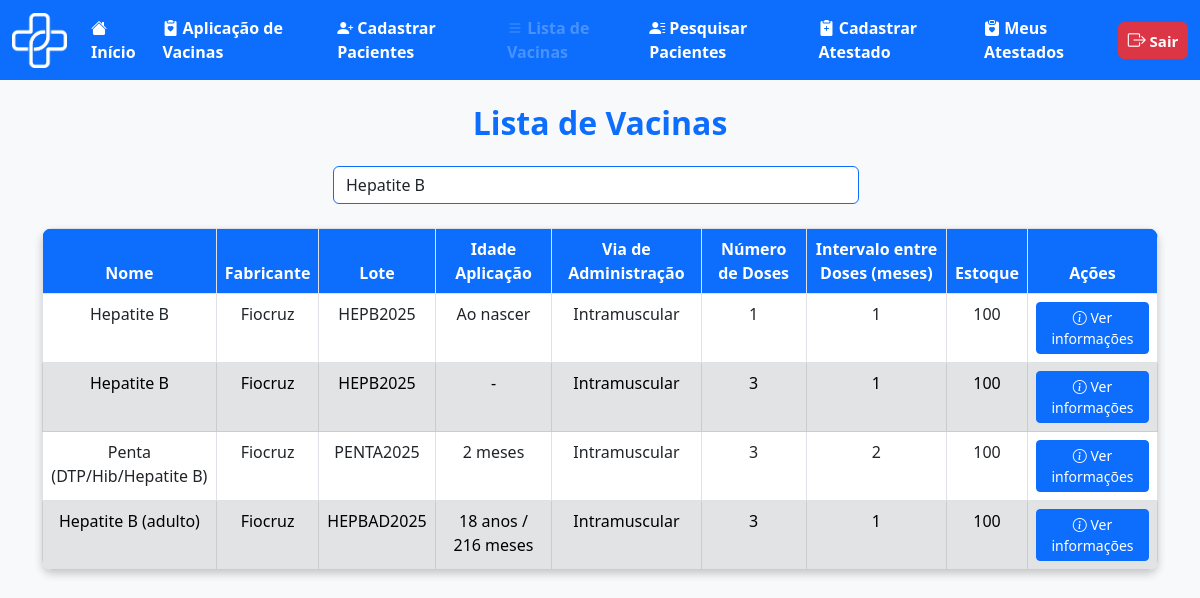
Page /medica/listavac.php?nome_vacina=Hepatite B (signed in) on the earlier database version.
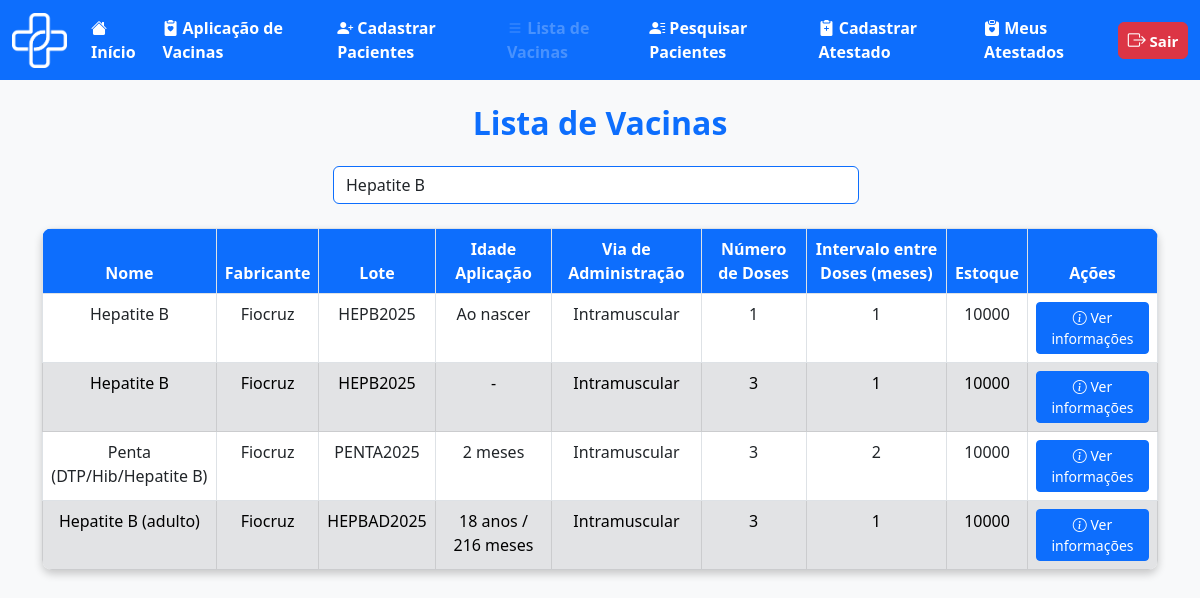
Same page on the later database version.
### tables this page shows
CREATE TABLE `vacina` (
  `id_vaci` int(11) NOT NULL,
  `nome_vaci` varchar(100) NOT NULL,
  `fabri_vaci` varchar(100) NOT NULL,
  `lote_vaci` varchar(50) NOT NULL,
  `idade_aplica` int(3) NOT NULL,
  `via_adimicao` varchar(50) NOT NULL,
  `n_dose` int(1) NOT NULL,
  `intervalo_dose` int(11) NOT NULL,
  `idade_meses_reco` smallint(6) DEFAULT NULL,
  `idade_anos_reco` smallint(6) DEFAULT NULL,
  `estoque` int(11) NOT NULL,
  `id_calendario` int(11) DEFAULT NULL
);

### medica/listavac.php (the view, shortened to what this page needs)
<?php
include('../outros/db_connect.php');
$nome_vacina = '';
if (isset($_GET['nome_vacina'])) {
    $nome_vacina = trim($_GET['nome_vacina']);
}
if (!empty($nome_vacina)) {
    $sql = "SELECT id_vaci, nome_vaci, fabri_vaci, lote_vaci, idade_aplica, via_adimicao, n_dose, intervalo_dose, estoque, idade_meses_reco, idade_anos_reco
            FROM vacina WHERE nome_vaci LIKE ?";
    $stmt = $conn->prepare($sql);
    $like_param = '%' . $nome_vacina . '%';
    $stmt->bind_param('s', $like_param);
    $stmt->execute();
    $result = $stmt->get_result();
} else {
    $sql = "SELECT id_vaci, nome_vaci, fabri_vaci, lote_vaci, idade_aplica, via_adimicao, n_dose, intervalo_dose, estoque, idade_meses_reco, idade_anos_reco
            FROM vacina";
    $result = $conn->query($sql);
}
$vacinas = [];
while ($row = $result->fetch_assoc()) {
    $idade_meses = (isset($row['idade_anos_reco']) ? intval($row['idade_anos_reco']) : 0) * 12 +
                   (isset($row['idade_meses_reco']) ? intval($row['idade_meses_reco']) : 0);
    if (($row['id_vaci'] == 22 || $row['id_vaci'] == 23) || ($idade_meses === 0)) {
        $idade_meses = -1;
    }
    $row['idade_total_meses'] = $idade_meses;
    $vacinas[] = $row;
}
usort($vacinas, function($a, $b) {
    return $a['idade_total_meses'] <=> $b['idade_total_meses'];
});
?>
<!DOCTYPE html>
<html lang="pt-BR">
<head>
    <link href="https://cdn.jsdelivr.net/npm/bootstrap-icons/font/bootstrap-icons.css" rel="stylesheet">
    <link href="https://cdn.jsdelivr.net/npm/bootstrap@5.3.0/dist/css/bootstrap.min.css" rel="stylesheet">
</head>
<body>
    <nav class="navbar navbar-expand-lg bg-primary" data-bs-theme="dark">
        <div class="container-fluid">
            <div class="d-flex align-items-center">
                <img src="../img/logo_vetor.png" alt="Logo DigitalVac" width="55" height="55" class="me-3">
            </div>
            <div class="collapse navbar-collapse" id="navbarNavAltMarkup">
                <div class="navbar-nav">
                    <a class="nav-link active fs-6 fw-bold" href="telainicio.php">
                        <i class="bi bi-house-fill"></i> Início
                    </a>
                    <a class="nav-link active fs-6 fw-bold" href="cadastroaplic.php">
                        <i class="bi bi-clipboard2-heart-fill"></i> Aplicação de Vacinas
                    </a>
                    <a class="nav-link active fs-6 fw-bold" href="cadastropac.html">
                        <i class="bi bi-person-plus-fill"></i> Cadastrar Pacientes
                    </a>
                    <a class="nav-link disabled fs-6 fw-bold" aria-disabled="true" href="listavac.php">
                        <i class="bi bi-list"></i> Lista de Vacinas
                    </a>
                    <a class="nav-link active fs-6 fw-bold" href="pesquisa_paciente.php">
                        <i class="bi bi-person-lines-fill"></i> Pesquisar Pacientes
                    </a>
                    <a class="nav-link active fs-6 fw-bold" href="cadastroatestado.php">
                        <i class="bi bi-clipboard2-plus-fill"></i> Cadastrar Atestado
                    </a>
                    <a class="nav-link active fs-6 fw-bold" href="atestado_medico.php">
                        <i class="bi bi-clipboard-heart-fill"></i> Meus Atestados
                    </a>
                </div>
                <ul class="navbar-nav ms-auto">
                    <li class="nav-item">
                        <a class="btn btn-danger fw-bold px-2 py-1" style="font-size: 15px; min-width: 70px;"
                            href="../outros/sair.php">
                            <i class="bi bi-box-arrow-right" style="font-size: 18px;"></i> Sair
                        </a>
                    </li>
                </ul>
            </div>
        </div>
    </nav>
    <div class="container mt-4">
        <h2 class="text-center text-primary fw-bold">Lista de Vacinas</h2>
        <div class="container-fluid col-md-6 mt-4">
            <form class="d-flex position-relative" role="search" id="form-pesquisa-vacina">
                <input class="form-control me-2 border border-primary" type="search" name="nome_vacina"
                    placeholder="Digite o nome da vacina" value="<?php echo htmlspecialchars($nome_vacina); ?>"
                    id="input-nome-vacina" autocomplete="off">
            </form>
        </div>
        <br>
        <div id="tabela-vacinas" class="d-flex justify-content-center">
            <table class="table table-bordered text-center mx-auto">
                <thead>
                    <tr>
                        <th>Nome</th>
                        <th>Fabricante</th>
                        <th>Lote</th>
                        <th>Idade Aplicação</th>
                        <th>Via de Administração</th>
                        <th>Número de Doses</th>
                        <th>Intervalo entre Doses (meses)</th>
                        <th>Estoque</th>
                        <th>Ações</th>
                    </tr>
                </thead>
                <tbody>
                    <?php
                    $rowIndex = 0;
                    foreach ($vacinas as $row):
                        if ($rowIndex === 0) {
                            $rowClass = 'bg-white';
                        } else {
                            $rowClass = ($rowIndex % 2 === 1) ? 'table-secondary' : 'bg-white';
                        }
                        ?>
                        <tr class="<?php echo $rowClass; ?>">
                            <td><?php echo htmlspecialchars($row['nome_vaci']); ?></td>
                            <td><?php echo htmlspecialchars($row['fabri_vaci']); ?></td>
                            <td><?php echo htmlspecialchars($row['lote_vaci']); ?></td>
                            <td>
                                <?php
                                    if ($row['id_vaci'] == 22 || $row['id_vaci'] == 23) {
                                        echo "Ao nascer";
                                    } else {
                                        $idade_meses = isset($row['idade_meses_reco']) ? intval($row['idade_meses_reco']) : 0;
                                        $idade_anos = isset($row['idade_anos_reco']) ? intval($row['idade_anos_reco']) : 0;
                                        $partes = [];
                                        if ($idade_anos > 0) $partes[] = $idade_anos . " anos";
                                        if ($idade_meses > 0) $partes[] = $idade_meses . " meses";
                                        if (empty($partes)) $partes[] = "-";
                                        echo htmlspecialchars(implode(" / ", $partes));
                                    }
                                ?>
                            </td>
                            <td><?php echo htmlspecialchars($row['via_adimicao']); ?></td>
                            <td><?php echo htmlspecialchars($row['n_dose']); ?></td>
                            <td><?php echo htmlspecialchars($row['intervalo_dose']); ?></td>
                            <td><?php echo htmlspecialchars($row['estoque']); ?></td>
                            <td>
                                <a href="ver_vacina.php?id_vaci=<?php echo urlencode($row['id_vaci']); ?>"
                                    class="btn btn-primary btn-sm">
                                    <i class="bi bi-info-circle"></i> Ver informações
                                </a>
                            </td>
                        </tr>
                        <?php $rowIndex++; endforeach; ?>
                </tbody>
            </table>
        </div>
    </div>
</body>
</html>

### medica/listavac.php (style rules this page uses)
body { background-color: #f8f9fa; }
.navbar { margin-bottom: 20px; }
.table { background: white; border-radius: 10px; overflow: hidden; box-shadow: 0 4px 8px rgba(0, 0, 0, 0.2); }
.table thead th { background-color: #0d6efd !important; color: white !important; font-weight: bold; }

Differences in the rows shown:
changed vacina (number 1 of 4 on the later page): estoque "100" → "10000"
changed vacina (number 2 of 4 on the later page): estoque "100" → "10000"
changed vacina "Penta (DTP/Hib/Hepatite B)": estoque "100" → "10000"
changed vacina "Hepatite B (adulto)": estoque "100" → "10000"
